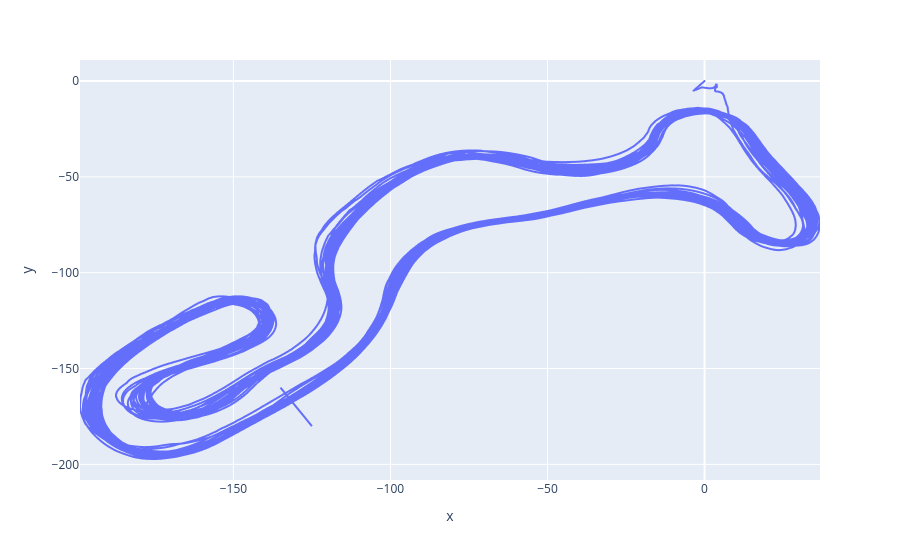

The notebook cell saved with this chart:
### Code cell
fig = px.line(
    x=[cs.local(s).x for s, _ in samples], y=[cs.local(s).y for s, _ in samples]
)
fig.add_trace(
    px.line(
        x=[start_line.first.x, start_line.second.x],
        y=[start_line.first.y, start_line.second.y],
    ).data[0]
)
fig

### Figure 1 — Plotly figure (JSON) as saved in the notebook; plotly's stock layout.template omitted (floating-point values rounded to 4 significant figures; data arrays with more than 128 entries replaced by an {"elided": "..."} marker saying what was removed)
{"data": [{"hovertemplate": "x=%{x}<br>y=%{y}<extra></extra>", "legendgroup": "", "line": {"color": "#636efa", "dash": "solid"}, "marker": {"symbol": "circle"}, "mode": "lines", "name": "", "showlegend": false, "type": "scattergl", "x": {"elided": "32320 float values"}, "xaxis": "x", "y": {"elided": "32320 float values"}, "yaxis": "y"}, {"hovertemplate": "x=%{x}<br>y=%{y}<extra></extra>", "legendgroup": "", "line": {"color": "#636efa", "dash": "solid"}, "marker": {"symbol": "circle"}, "mode": "lines", "name": "", "orientation": "v", "showlegend": false, "type": "scatter", "x": [-135.0, -125.0], "xaxis": "x", "y": [-160.0, -180.0], "yaxis": "y"}], "layout": {"legend": {"tracegroupgap": 0}, "margin": {"t": 60}, "xaxis": {"anchor": "y", "domain": [0, 1], "title": {"text": "x"}}, "yaxis": {"anchor": "x", "domain": [0, 1], "title": {"text": "y"}}}}
